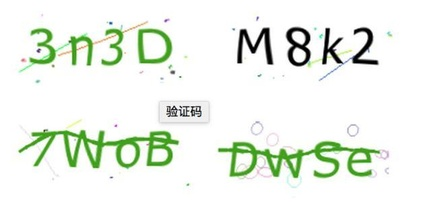
#> input picture images/code.jpg, 425 x 202 px, shrunk from 631 x 300 before the run
$ python '27验证码识别.py'
#> lines starting #> are read from the running program, lines starting #| are printed output that depends on the picture; after the words box and inside, x2 and y2 are one past the last pixel; in counts of white or black regions, pixels touching at a corner belong together
#> further down, src is the input picture: shape (202, 425, 3); mean B, G, R 232.9, 241.9, 235.7
import cv2 as cv
from PIL import Image
import numpy as np
from matplotlib import pyplot as plt
import path_const
import pytesseract as tess

def recognize_text(image):
    gray = cv.cvtColor(image,cv.COLOR_BGR2GRAY)
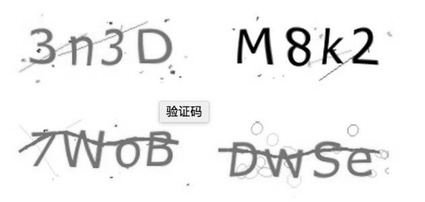
#> gray: shape (202, 425); min 0, max 255, mean 239
    ret,binary = cv.threshold(gray,0,255,cv.THRESH_BINARY|cv.THRESH_OTSU)
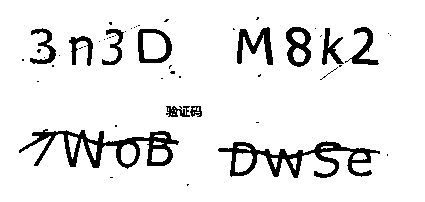
#> binary: shape (202, 425); 91.1% white; 51 black regions (39 under 20 px), largest, box (x1, y1, x2, y2) and area: (19, 129, 179, 169) 2056, (218, 141, 380, 178) 1956, (237, 27, 273, 65) 594
#> ret = 180
    kernel = cv.getStructuringElement(cv.MORPH_RECT,(1,2))
    bin1 = cv.morphologyEx(binary,cv.MORPH_OPEN,kernel)
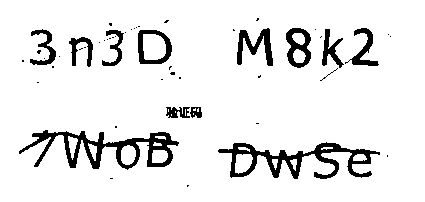
#> bin1: shape (202, 425); 91% white; 50 black regions (38 under 20 px), largest, box (x1, y1, x2, y2) and area: (19, 130, 179, 170) 2064, (218, 142, 380, 179) 1962, (237, 28, 273, 66) 594
    kernel = cv.getStructuringElement(cv.MORPH_RECT,(2,2))
    open_out = cv.morphologyEx(bin1,cv.MORPH_OPEN,kernel)
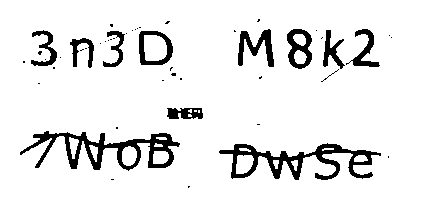
#> open_out: shape (202, 425); 91% white; 48 black regions (37 under 20 px), largest, box (x1, y1, x2, y2) and area: (20, 131, 180, 171) 2071, (219, 143, 381, 180) 1971, (238, 29, 274, 67) 598
    cv.imshow("binary",open_out)

    cv.bitwise_not(open_out,open_out)
    textImage = Image.fromarray(open_out)
    text = tess.image_to_string(textImage)
    print(text)


src = cv.imread(path_const.IMAGE_PATHS[4])
cv.imshow("input image", src)
recognize_text(src)
#> (the call stopped at in recognize_text, `text = tess.image_to_string(textImage)`: pytesseract is not available in this run)
cv.waitKey(0)

cv.destroyAllWindows()
